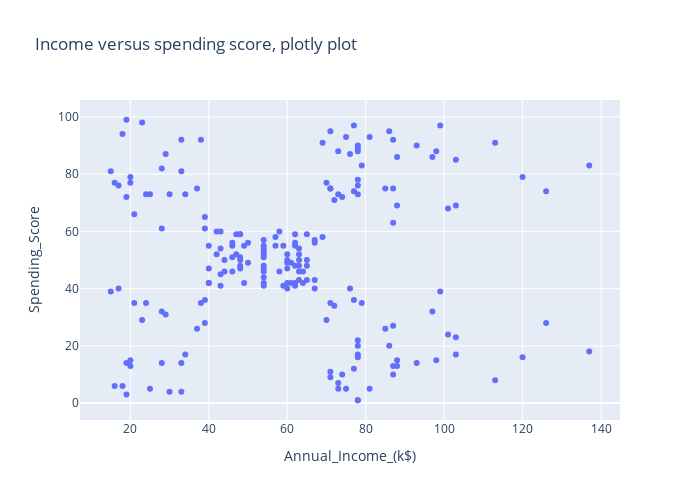

The cell this chart's notebook holds for it:
### Code cell
# each visualization library has slightly different "syntax" and "names".
# here we use plotly express library and the scatter() function.
px.scatter(df, x="Annual_Income_(k$)", y="Spending_Score",
           height=500, width=700,
           title="Income versus spending score, plotly plot")

### Figure 1 — Plotly figure (JSON) as saved in the notebook; plotly's stock layout.template omitted (floating-point values rounded to 4 significant figures; data arrays with more than 128 entries replaced by an {"elided": "..."} marker saying what was removed)
{"data": [{"hovertemplate": "Annual_Income_(k$)=%{x}<br>Spending_Score=%{y}<extra></extra>", "legendgroup": "", "marker": {"color": "#636efa", "symbol": "circle"}, "mode": "markers", "name": "", "orientation": "v", "showlegend": false, "type": "scatter", "x": {"elided": "200 int values"}, "xaxis": "x", "y": {"elided": "200 int values"}, "yaxis": "y"}], "layout": {"height": 500, "legend": {"tracegroupgap": 0}, "title": {"text": "Income versus spending score, plotly plot"}, "width": 700, "xaxis": {"anchor": "y", "domain": [0, 1], "title": {"text": "Annual_Income_(k$)"}}, "yaxis": {"anchor": "x", "domain": [0, 1], "title": {"text": "Spending_Score"}}}}
